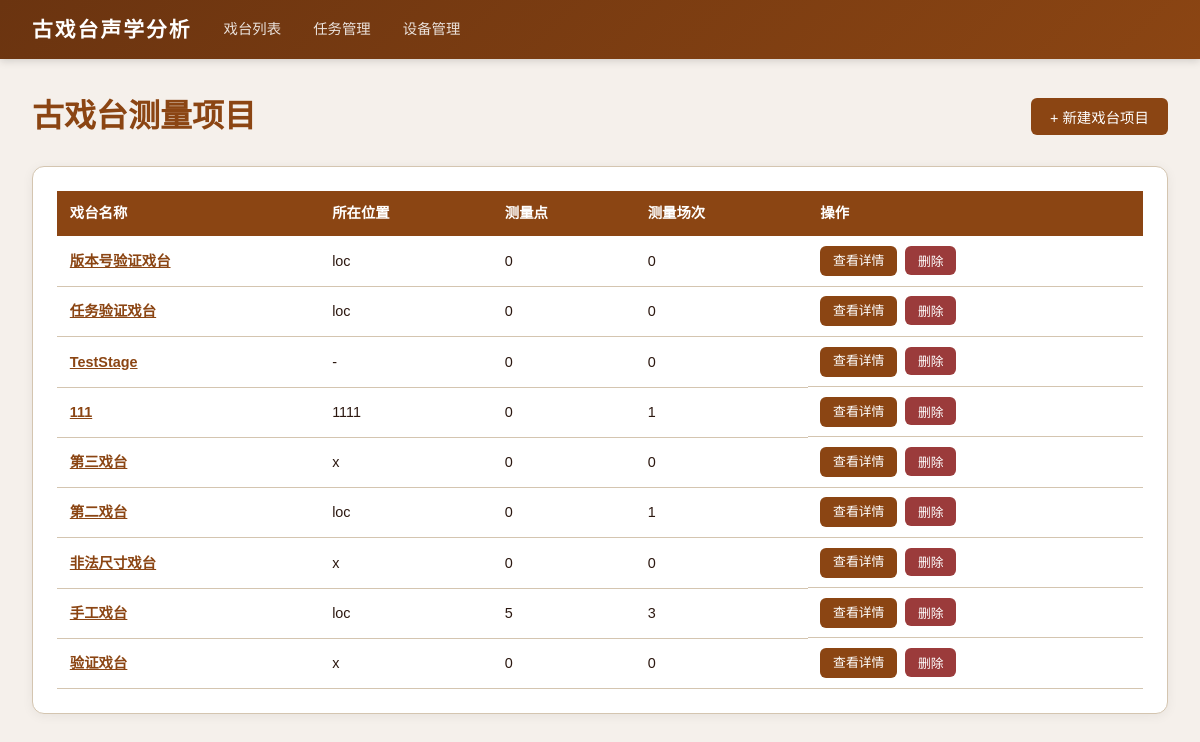
Before: / with the older database file.
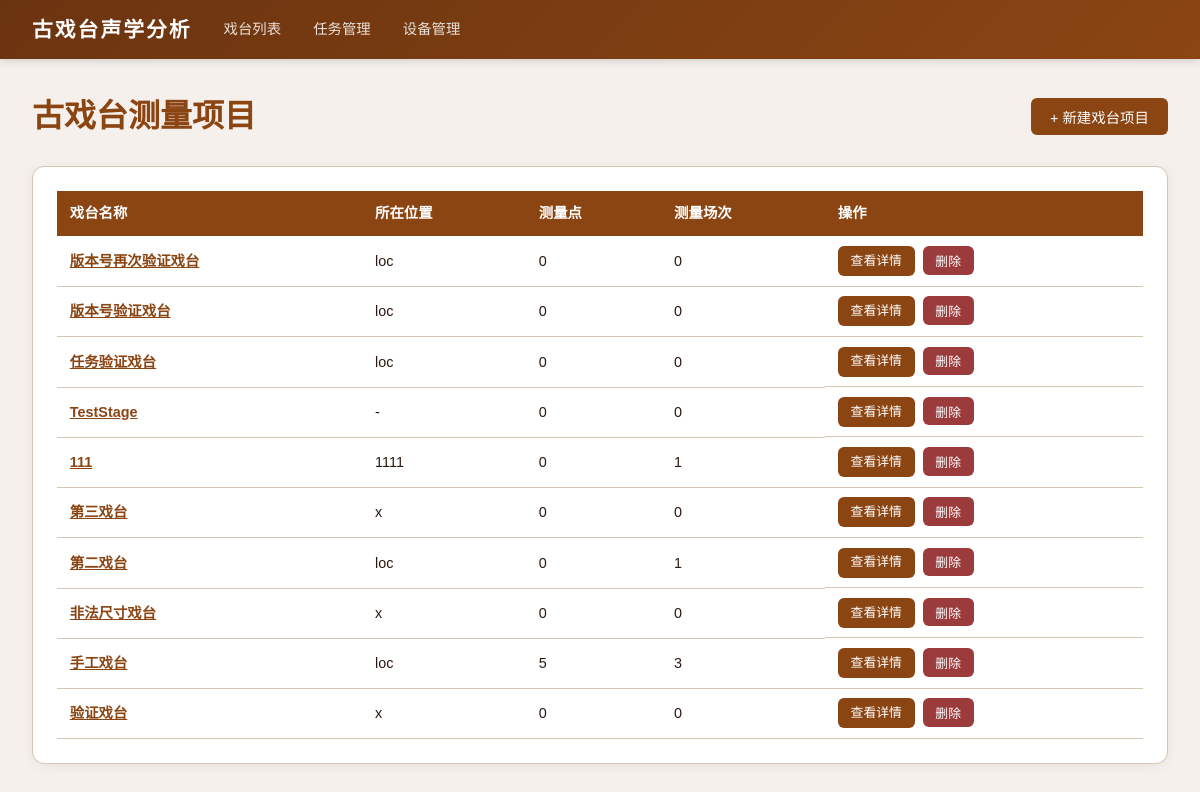
After: the same page with the newer database file.
### tables this page shows
CREATE TABLE stages (
            id INTEGER PRIMARY KEY AUTOINCREMENT,
            name TEXT NOT NULL,
            location TEXT NOT NULL DEFAULT '',
            description TEXT NOT NULL DEFAULT '',
            plan_width REAL NOT NULL DEFAULT 20.0,
            plan_height REAL NOT NULL DEFAULT 15.0,
            created_at TIMESTAMP DEFAULT CURRENT_TIMESTAMP
        );

### app/routers/stages.py (the view)
@router.get("/", response_class=HTMLResponse)
def index(request: Request, db=Depends(get_db)):
    cursor = db.cursor()
    cursor.execute("""
        SELECT s.*,
            (SELECT COUNT(*) FROM measurement_points WHERE stage_id = s.id) as point_count,
            (SELECT COUNT(*) FROM measurement_sessions WHERE stage_id = s.id) as session_count
        FROM stages s ORDER BY s.created_at DESC
    """)
    stages = [dict(row) for row in cursor.fetchall()]
    return templates.TemplateResponse("index.html", {"request": request, "stages": stages})

### app/templates/index.html (shortened to what this page needs)
{% extends "base.html" %}
{% block content %}
<div style="display:flex;justify-content:space-between;align-items:center;margin-bottom:1.5rem;">
    <h1 style="color:var(--primary);">古戏台测量项目</h1>
    <button class="btn btn-primary" onclick="document.getElementById('create-form').style.display='block'">+ 新建戏台项目</button>
</div>
{% if stages %}
<div class="card">
    <table>
        <thead>
            <tr>
                <th>戏台名称</th>
                <th>所在位置</th>
                <th>测量点</th>
                <th>测量场次</th>
                <th>操作</th>
            </tr>
        </thead>
        <tbody>
            {% for s in stages %}
            <tr>
                <td><a href="/stages/{{ s.id }}" style="color:var(--primary);font-weight:600;">{{ s.name }}</a></td>
                <td>{{ s.location or '-' }}</td>
                <td>{{ s.point_count }}</td>
                <td>{{ s.session_count }}</td>
                <td class="actions">
                    <a href="/stages/{{ s.id }}" class="btn btn-primary btn-sm">查看详情</a>
                    <form action="/stages/{{ s.id }}/delete" method="post" onsubmit="return confirm('确定删除该戏台项目？所有关联数据将被清除。')">
                        <button type="submit" class="btn btn-danger btn-sm">删除</button>
                    </form>
                </td>
            </tr>
            {% endfor %}
        </tbody>
    </table>
</div>
{% else %}
<div class="card" style="text-align:center;padding:3rem;">
    <p style="color:var(--text-light);font-size:1.1rem;margin-bottom:1rem;">尚无戏台测量项目</p>
    <button class="btn btn-primary" onclick="document.getElementById('create-form').style.display='block'">创建第一个项目</button>
</div>
{% endif %}
{% endblock %}

Changed rows visible on the page:
added stages: name "版本号再次验证戏台", location "loc", point_count "0", session_count "0"
